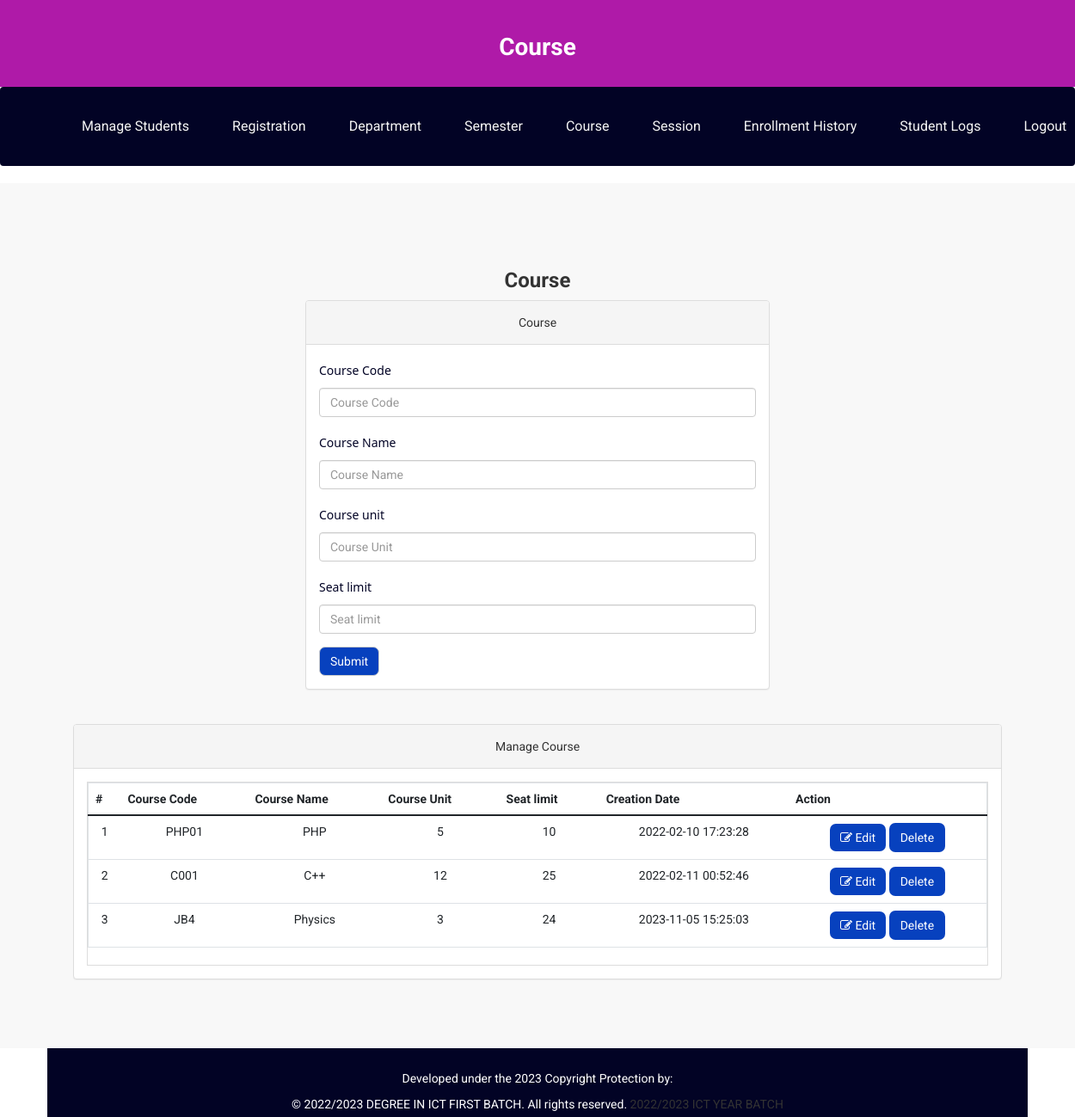
/onlinecourse/admin/course.php (signed in), run on the app's committed database.
### tables this page shows
CREATE TABLE `course` (
  `id` int(11) NOT NULL,
  `courseCode` varchar(255) DEFAULT NULL,
  `courseName` varchar(255) DEFAULT NULL,
  `courseUnit` varchar(255) DEFAULT NULL,
  `noofSeats` int(11) DEFAULT NULL,
  `creationDate` timestamp NULL DEFAULT current_timestamp(),
  `updationDate` varchar(255) DEFAULT NULL,
  `department_id` int(11) DEFAULT NULL
);

### onlinecourse/admin/course.php (the view, shortened to what this page needs)
<?php
include('includes/config.php');
if (strlen($_SESSION['alogin']) == 0) {
    header('location:index.php');
} else {
    ?>
    <!DOCTYPE html>
    <html xmlns="http://www.w3.org/1999/xhtml">
    <head>
        <link href="https://cdn.jsdelivr.net/npm/bootstrap@5.0.2/dist/css/bootstrap.min.css" rel="stylesheet"
>
        <link href="../assets/css/bootstrap.css" rel="stylesheet" />
        <link href="../assets/css/font-awesome.css" rel="stylesheet" />
        <link href="../assets/css/style.css" rel="stylesheet" />
    </head>
    <body>
        <div class="studensPortalHeader">
            <h1 class="studentPortal">Course</h1>
        </div>
        <?php if ($_SESSION['alogin'] != "") {
            include('includes/menubar.php');
        }
        ?>
        <div class="content-wrapper">
            <div class="container">
                <div class="row">
                    <div class="col-md-12">
                        <h1 class="page-head-line">Course </h1>
                    </div>
                </div>
                <div class="row">
                    <div class="col-md-3"></div>
                    <div class="col-md-6">
                        <div class="panel panel-default">
                            <div class="panel-heading">
                                Course
                            </div>
                            <div class="panel-body">
                                <form name="dept" method="post">
                                    <div class="form-group">
                                        <label for="coursecode">Course Code </label>
                                        <input type="text" class="form-control" id="coursecode" name="coursecode"
                                            placeholder="Course Code" required />
                                    </div>
                                    <div class="form-group">
                                        <label for="coursename">Course Name </label>
                                        <input type="text" class="form-control" id="coursename" name="coursename"
                                            placeholder="Course Name" required />
                                    </div>
                                    <div class="form-group">
                                        <label for="courseunit">Course unit </label>
                                        <input type="text" class="form-control" id="courseunit" name="courseunit"
                                            placeholder="Course Unit" required />
                                    </div>
                                    <div class="form-group">
                                        <label for="seatlimit">Seat limit </label>
                                        <input type="text" class="form-control" id="seatlimit" name="seatlimit"
                                            placeholder="Seat limit" required />
                                    </div>
                                    <button type="submit" name="submit" class="btn btn-default">Submit</button>
                                </form>
                            </div>
                        </div>
                    </div>
                </div>
                <div class="col-md-12">
                    <div class="panel panel-default">
                        <div class="panel-heading">
                            Manage Course
                        </div>
                        <div class="panel-body">
                            <div class="table-responsive table-bordered">
                                <table class="table">
                                    <thead>
                                        <tr>
                                            <th>#</th>
                                            <th>Course Code</th>
                                            <th>Course Name </th>
                                            <th>Course Unit</th>
                                            <th>Seat limit</th>
                                            <th>Creation Date</th>
                                            <th>Action</th>
                                        </tr>
                                    </thead>
                                    <tbody>
                                        <?php
                                        $sql = mysqli_query($con, "select * from course");
                                        $cnt = 1;
                                        while ($row = mysqli_fetch_array($sql)) {
                                            ?>
                                            <tr>
                                                <td>
                                                    <?php echo $cnt; ?>
                                                </td>
                                                <td>
                                                    <?php echo htmlentities($row['courseCode']); ?>
                                                </td>
                                                <td>
                                                    <?php echo htmlentities($row['courseName']); ?>
                                                </td>
                                                <td>
                                                    <?php echo htmlentities($row['courseUnit']); ?>
                                                </td>
                                                <td>
                                                    <?php echo htmlentities($row['noofSeats']); ?>
                                                </td>
                                                <td>
                                                    <?php echo htmlentities($row['creationDate']); ?>
                                                </td>
                                                <td>
                                                    <a href="edit-course.php?id=<?php echo $row['id'] ?>">
                                                        <button class="btn btn-primary"><i class="fa fa-edit "></i>
                                                            Edit</button> </a>
                                                    <a href="course.php?id=<?php echo $row['id'] ?>&del=delete"
                                                        onClick="return confirm('Are you sure you want to delete?')">
                                                        <button class="btn ">Delete</button>
                                                    </a>
                                                </td>
                                            </tr>
                                            <?php
                                            $cnt++;
                                        } ?>
                                    </tbody>
                                </table>
                            </div>
                        </div>
                    </div>
                </div>
            </div>
        </div>
        <?php include('includes/footer.php'); ?>
    </body>
    </html>
<?php } ?>

### onlinecourse/admin/includes/menubar.php
<header class="p-4 navbar text-white">
    <div class="container">
        <div class="d-flex flex-wrap align-items-center justify-content-center justify-content-lg-start">
            <ul class="nav col-12 col-lg-auto me-lg-auto mb-2 justify-content-center mb-md-0">
                <li class="navLink px-3 py-2 bg-transparent"><a href=" manage-students.php">Manage Students</a></li>
                <li class="navLink px-3 py-2"><a href="student-registration.php">Registration</a></li>
                <li class="navLink px-3 py-2"><a href="department.php">Department</a></li>
                <li class="navLink px-3 py-2"><a href="semester.php">Semester </a></li>
                <li class="navLink px-3 py-2"><a href="course.php">Course</a></li>
                <li class="navLink px-3 py-2" class="navLink"><a href="session.php">Session</a></li>
                <li class="navLink px-3 py-2"><a href="enroll-history.php">Enrollment History</a></li>
                <li class="navLink px-3 py-2 "><a href="user-log.php">Student Logs </a></li>
                <li class="navLink px-3 py-2"><a href="logout.php">Logout</a></li>
            </ul>
        </div>
    </div>
</header>

### onlinecourse/admin/includes/footer.php
<footer class="foot">
    <div class="container footer">
        <div class="row">
            <div class="col-md-12">
                Developed under the 2023 Copyright Protection by:
                <br>© 2022/2023 DEGREE IN ICT FIRST BATCH. All rights reserved.
                <a href="http://www.phpgurukul.com/"
                    target="_blank">2022/2023 ICT YEAR BATCH</a>
            </div>
        </div>
    </div>
</footer>

### onlinecourse/assets/css/style.css (style rules this page uses)
* { padding: 0; box-sizing: border-box; background-color: transparent; }
:root { --primaryColor: #af1aa8; --smoothWhite: rgb(247, 237, 246); --seconddary:#020325; }
body { font-family: 'Roboto', sans-serif; line-height: 30px; }
.btn { border-radius: 7px; background-color: rgb(7, 65, 190) !important; color: white; font-weight: 400; }
header { background-color: white; color: #fff; padding: 10px; text-align: right; }
.navbar { background-color: var(--seconddary); }
.navLink a { font-size: medium; text-decoration: none; position: relative; color: whitesmoke; background-color: transparent !important; }
.navLink a::before { content: ""; position: absolute; width: 100%; height: 2px; bottom: 0; left: 0; background-color: transparent !important; background: linear-gradient(90deg, transparent, gold) !important; transform: scaleX(0); transform-origin: left; transition: transform 0.5s ease; }
.studensPortalHeader { background-color: var(--primaryColor); color: #fff; padding: 20px; text-align: center; }
.studentPortal { font-size: 28px; font-weight: bold; }
.content-wrapper { background-color: #f8f8f8; padding: 60px 0; text-align: center; }
.page-head-line { font-size: 24px; font-weight: bold; color: #333; }
.btn-primary { background-color: #007bff; border: none; color: #fff; }
form { text-align: left; }
label { font-family: 'Segoe UI', Tahoma, Geneva, Verdana, sans-serif !important; font-weight: 500 !important; color:var(--seconddary) !important; }
.col-md-12 { margin-top: 20px; text-align: center; }
.footer { background-color: #020325; color: #fff; align-content: center; }
footer a { color: #333; text-decoration: none; text-align: center; }

### data on the page
course: courseCode "PHP01", courseName "PHP", courseUnit "5", noofSeats "10", creationDate "2022-02-10 17:23:28"
course: courseCode "C001", courseName "C++", courseUnit "12", noofSeats "25", creationDate "2022-02-11 00:52:46"
course: courseCode "JB4", courseName "Physics", courseUnit "3", noofSeats "24", creationDate "2023-11-05 15:25:03"
